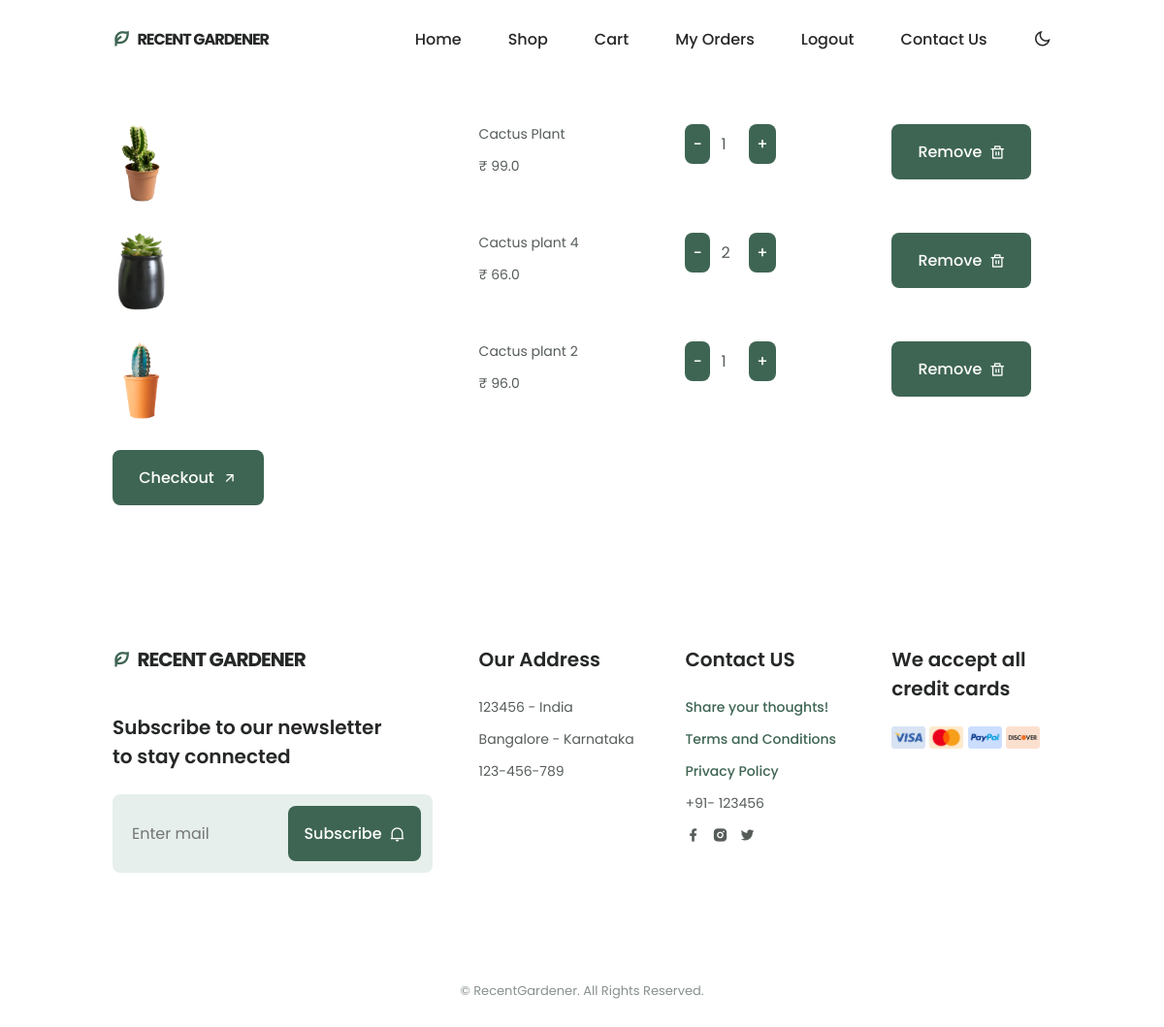
The app's page /cart/ (signed in) with its own data.
### plantswebsite/models.py (models this page shows, shortened)
class Cart(models.Model):
    user = models.ForeignKey(User, on_delete=models.CASCADE)
    product = models.ForeignKey(Plants, on_delete=models.CASCADE)
    product_quantity = models.IntegerField(null=False, blank=False)
    created_at = models.DateTimeField(auto_now_add=True)

class Plants(models.Model):
    class Meta:
        verbose_name_plural = 'Plants'
        verbose_name = 'Plant'
    name = models.CharField(max_length=244, blank=False, null=True)
    price = models.FloatField(blank=False, null=True)
    original_price = models.FloatField(blank=True, null=True)
    description = models.CharField(max_length=244, blank=True, null=True)
    image = models.ImageField(blank=True, null=True, upload_to='plants')
    quantity = models.IntegerField(null=False, blank=False)
    status = models.BooleanField(default=False, help_text="0-default, 1-Hidden")
    trending = models.BooleanField(default=False, help_text="0-default, 1-Hidden")
    highlights_one = models.CharField(max_length=128, blank=True, null=True)
    highlights_two = models.CharField(max_length=128, blank=True, null=True)
    highlights_three = models.CharField(max_length=128, blank=True, null=True)
    highlights_four = models.CharField(max_length=128, blank=True, null=True)

### plantswebsite/views.py (the view)
# urls.py: path('cart/', views.viewcart, name="cart"),
def viewcart(request):
    cart = Cart.objects.filter(user=request.user)
    context = {'cart':cart}
    return render(request,"plantswebsite/cart.html", context)

### plants/context_processors.py (called while the page is built)
def project_context(request):
    context = {
        'me': LandingScreen.objects.first(),
    }
    return context

### plantswebsite/templates/plantswebsite/cart.html (shortened to what this page needs)
{% extends 'plantswebsite/base.html' %}
{% load static %}
{% block content %}
<section class="cartdata section container" id="viewcart">
        {% if cart %}
            {% for item in cart %}
            <div class="footer__container container grid product_data">
                <div class="footer_content">
                    <img src="{{ item.product.image.url }}" height="70px" width="60px" alt="Product Image">
                </div>
                <div class="footer_content">
                    <ul class="footer__data">
                        <li class="footer__information">{{ item.product.name }}</li>
                        <li class="footer__information">₹ {{ item.product.price }}</li>
                    </ul>
                </div>
                <div class="footer_content">
                    {% if item.product.quantity >= item.product_quantity %}
                    <ul class="footer__data">
                        <li class="footer__information">
                            <button class="button button--flex incdec__button decrement-btn changeQuantity ">-</button>
                            <input type="text" name="quantity" class="incdec__input form-control qty-input text-center" value="{{ item.product_quantity }}">
                            <button class="button button--flex incdec__button increment-btn changeQuantity">+</button>
                        </li>
                    </ul>
                    {% else %}
                        <h6>Out of Stock</h6>
                    {% endif %}
                </div>
                <div class="footer_content">
                    <div class="footer_cards">
                        <a href="#" class="button button--flex delete-cart-item">
                            Remove <i class="ri-delete-bin-line button__icon"></i>
                        </a>
                    </div>
                </div>
            </div>
            {% endfor %}
            <div class="footer_content">
                <div class="footer_cards">
                    <a href="{% url 'plantswebsite:checkout' %}" class="button button--flex">
                        Checkout <i class="ri-arrow-right-up-line button__icon"></i>
                    </a>
                </div>
            </div>
        {% else %}
            <h4 class="section__title-center">Your Cart is Empty!</h4>
            </br>
            <h5 class="section__title-center">Get Started! <a href="{% url 'plantswebsite:shop' %}" class="footer__logo-icon"> Shop Now.</a></h5>
        {% endif %}
</section>
{%endblock%}

### static/css/style.css (style rules this page uses)
:root { --header-height: 3.5rem; --hue: 152; --first-color: hsl(var(--hue), 24%, 32%); --first-color-alt: hsl(var(--hue), 24%, 28%); --first-color-light: hsl(var(--hue), 24%, 66%); --first-color-lighten: hsl(var(--hue), 24%, 92%); --title-color: hsl(var(--hue), 4%, 15%); --text-color: hsl(var(--hue), 4%, 35%); --text-color-light: hsl(var(--hue), 4%, 55%); --body-color: hsl(var(--hue), 0%, 100%); --container-color: #FFF; --body-font: 'Poppins', sans-serif; --big-font-size: 2rem; --h1-font-size: 1.5rem; --h2-font-size: 1.25rem; --h3-font-size: 1rem; --normal-font-size: .938rem; --small-font-size: .813rem; --smaller-font-size: .75rem; --font-medium: 500; --font-semi-bold: 600; --mb-0-5: .5rem; --mb-0-75: .75rem; --mb-1: 1rem; --mb-1-5: 1.5rem; --mb-2: 2rem; --mb-2-5: 2.5rem; --z-tooltip: 10; --z-fixed: 100; }
@media screen and (min-width: 968px) { :root { --big-font-size: 3.5rem; --h1-font-size: 2.25rem; --h2-font-size: 1.5rem; --h3-font-size: 1.25rem; --normal-font-size: 1rem; --small-font-size: .875rem; --smaller-font-size: .813rem; } }
* { box-sizing: border-box; padding: 0; margin: 0; }
html { scroll-behavior: smooth; }
body, button, input, textarea { font-family: var(--body-font); font-size: var(--normal-font-size); }
body { margin: var(--header-height) 0 0 0; background-color: var(--body-color); color: var(--text-color); transition: .4s; }
button { cursor: pointer; border: none; outline: none; }
ul { list-style: none; }
a { text-decoration: none; }
img { max-width: 100%; height: auto; }
.section { padding: 5.5rem 0 1rem; }
.container { max-width: 968px; margin-left: var(--mb-1-5); margin-right: var(--mb-1-5); }
.grid { display: grid; }
.button { display: inline-block; background-color: var(--first-color); color: #FFF; padding: 1rem 1.7rem; border-radius: .5rem; font-weight: var(--font-medium); transition: .3s; }
.button__icon { transition: .3s; }
.button--flex { display: inline-flex; align-items: center; column-gap: .5rem; }
.footer__container { row-gap: 3rem; }
.footer__data { display: grid; row-gap: .75rem; }
.footer__information { font-size: var(--small-font-size); }
.incdec__input { width: 20%; padding: 0 .5rem; background: none; color: var(--text-color); border: none; outline: none; }
.incdec__button { padding: .5rem; }
@media screen and (min-width: 767px) { body { margin: 0; } }
@media screen and (min-width: 767px) { .home__container, .about__container, .questions__container, .contact__container, .footer__container { grid-template-columns: repeat(2, 1fr); } }
@media screen and (min-width: 767px) { .footer__container { column-gap: 3rem; } }
@media screen and (min-width: 992px) { .container { margin-left: auto; margin-right: auto; } }
@media screen and (min-width: 992px) { .section { padding: 8rem 0 1rem; } }
@media screen and (min-width: 992px) { .footer__container { grid-template-columns: 1fr .5fr .5fr .5fr; } }

### records on screen
Cart: product.image (picture), product.name "Cactus Plant", product.price "99.0", quantity "1"
Cart: product.image (picture), product.name "Cactus plant 4", product.price "66.0", quantity "2"
Cart: product.image (picture), product.name "Cactus plant 2", product.price "96.0", quantity "1"
